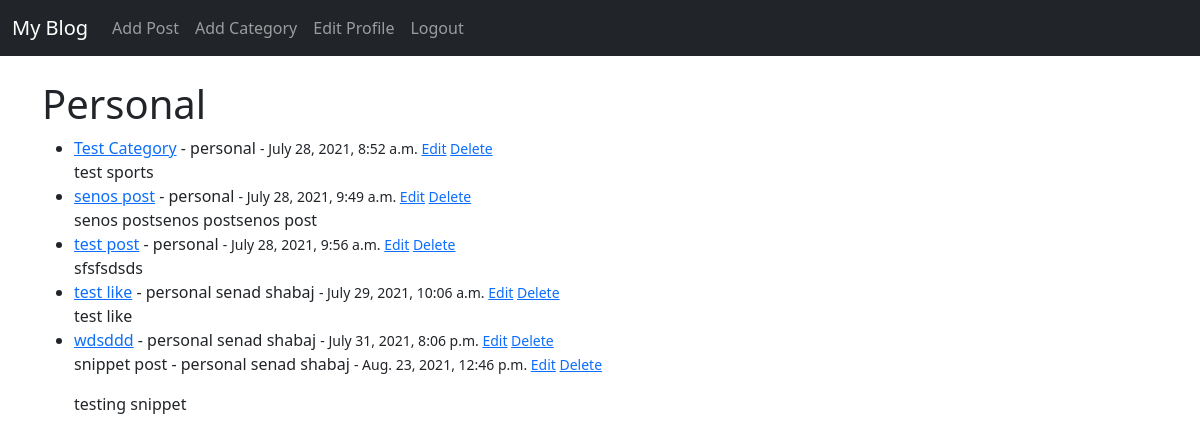
/category/personal/ (signed in), run on an earlier commit of the app's database.
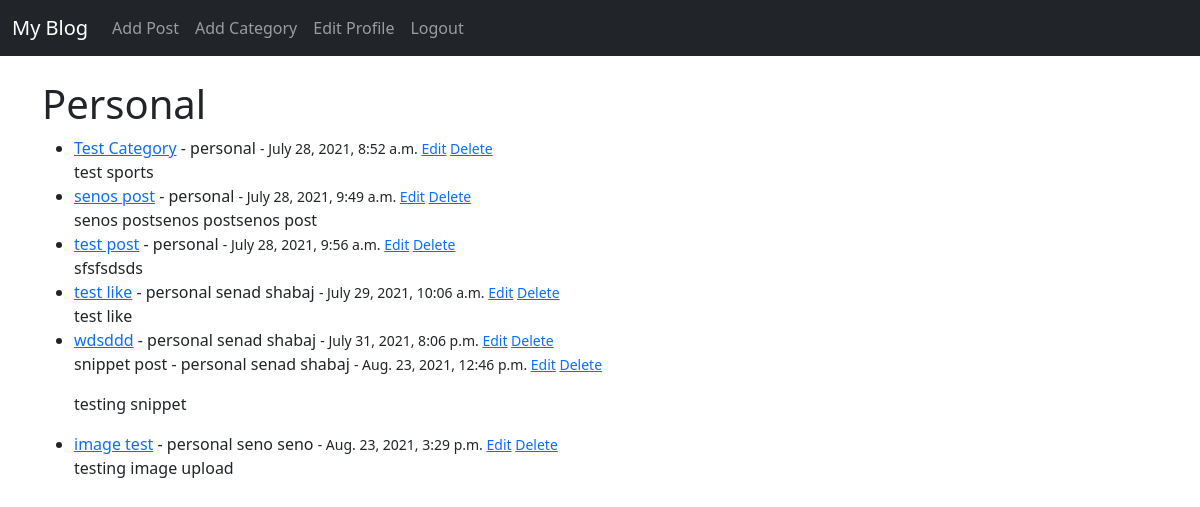
And on a later commit of the database.
### libpro/models.py (models this page shows, shortened)
class Post(models.Model):
    title = models.CharField(max_length=255)
    header_image = models.ImageField(null = True, blank = True, upload_to='images/' )
    title_tag = models.CharField(max_length=255)
    author = models.ForeignKey(User, on_delete=models.CASCADE)
    body = RichTextField(blank=True, null=True)
    post_date = models.DateTimeField(auto_now_add=True)
    category = models.CharField(max_length=255, default = 'Personal')
    snippet = models.CharField(max_length=255)
    likes = models.ManyToManyField(User, related_name='blog_posts')

### libpro/views.py (the view)
# urls.py: path('category/<str:cats>/', CategoryView, name = 'category'),
def CategoryView(request, cats):
    category_posts = Post.objects.filter(category=cats)
    return render(
        request,
        "categories.html",
        {"cats": cats.replace("-", " ").title(), "category_posts": category_posts},
    )

### libpro/templates/categories.html
{% extends 'base.html'%}
{% block content %}
{% if category_posts %}
    <h1>{{ cats }}</h1>
    <ul>
    {% for post in category_posts %}
        <li><a href= "{% url 'post-details' post.pk  %}">{{ post.title }}</a> -
        {{ post.category }}
        {{ post.author.first_name }} {{ post.author.last_name }}
        <small>
            {% if user.is_authenticated %}
                    - {{ post.post_date }}
                <a href= "{% url 'post_edit' post.pk  %}">Edit</a>
                <a href= "{% url 'delete_post' post.pk  %}">Delete</a>
        </small><br/>
            {{ post.body| slice:":200"|safe }}</li>
            {% endif %}
    {% endfor %}
    </ul>
{% else %}
    <h3> Sorry this page does not exist :(</h3>
{% endif %}
{% endblock %}

What changed in the data, as far as the page shows it:
added Post: title "image test", category "personal", author.first_name "seno", author.last_name "seno", post_date "Aug. 23, 2021, 3:29 p.m.", body "testing image upload"
